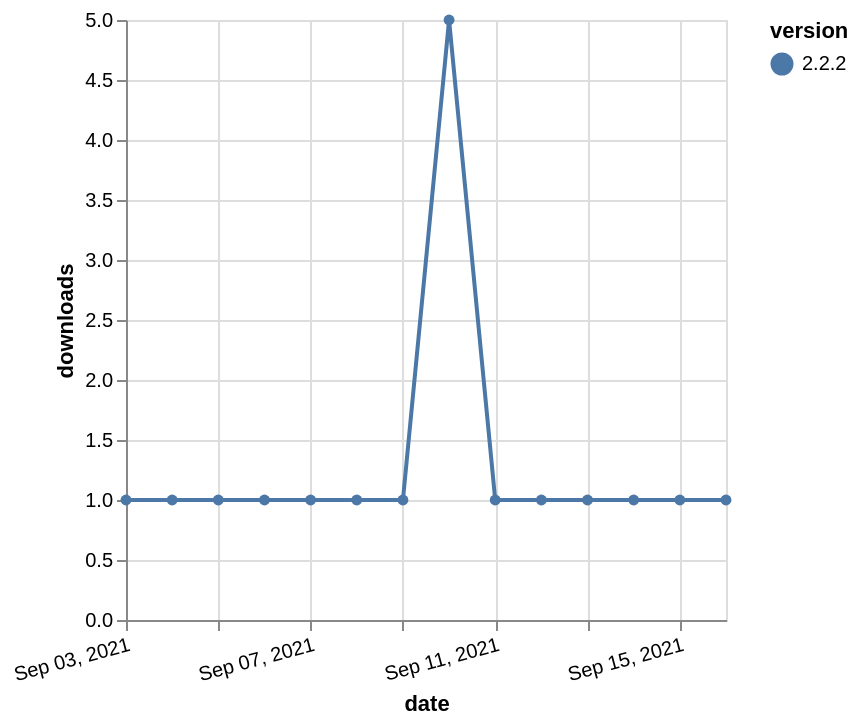

Describe this chart as a Vega-Lite specification.
### Vega-Lite specification from a JSON file in a GitHub repository (floating-point values rounded to 4 significant figures)
{"$schema": "https://vega.github.io/schema/vega-lite/v5.json", "description": "A simple bar chart with embedded data.", "data": {"values": [{"date": "2021-09-03", "total": 304, "delta": 1, "version": "2.2.2"}, {"date": "2021-09-04", "total": 305, "delta": 1, "version": "2.2.2"}, {"date": "2021-09-05", "total": 306, "delta": 1, "version": "2.2.2"}, {"date": "2021-09-06", "total": 307, "delta": 1, "version": "2.2.2"}, {"date": "2021-09-07", "total": 308, "delta": 1, "version": "2.2.2"}, {"date": "2021-09-08", "total": 309, "delta": 1, "version": "2.2.2"}, {"date": "2021-09-09", "total": 310, "delta": 1, "version": "2.2.2"}, {"date": "2021-09-10", "total": 315, "delta": 5, "version": "2.2.2"}, {"date": "2021-09-11", "total": 316, "delta": 1, "version": "2.2.2"}, {"date": "2021-09-12", "total": 317, "delta": 1, "version": "2.2.2"}, {"date": "2021-09-13", "total": 318, "delta": 1, "version": "2.2.2"}, {"date": "2021-09-14", "total": 319, "delta": 1, "version": "2.2.2"}, {"date": "2021-09-15", "total": 320, "delta": 1, "version": "2.2.2"}, {"date": "2021-09-16", "total": 321, "delta": 1, "version": "2.2.2"}]}, "width": "container", "mark": {"type": "line", "point": {"filled": true}}, "encoding": {"x": {"field": "date", "type": "temporal", "timeUnit": "yearmonthdate", "title": "date", "axis": {"labelAngle": -15}}, "y": {"field": "delta", "type": "quantitative", "title": "downloads"}, "color": {"field": "version", "type": "nominal"}, "tooltip": {"field": "delta"}}}
